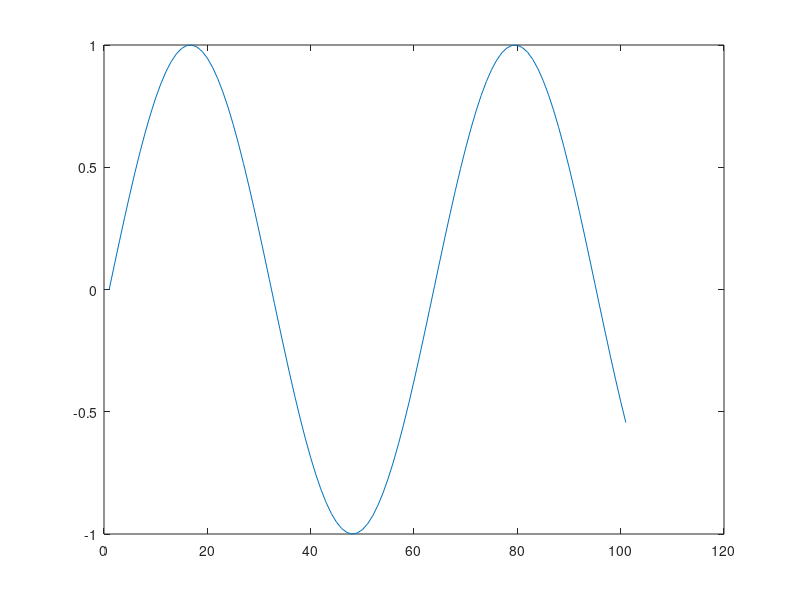
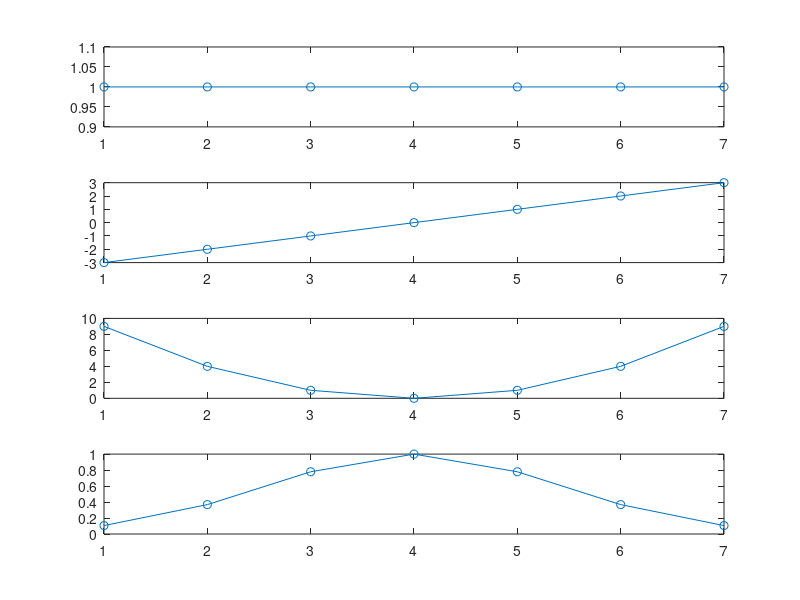
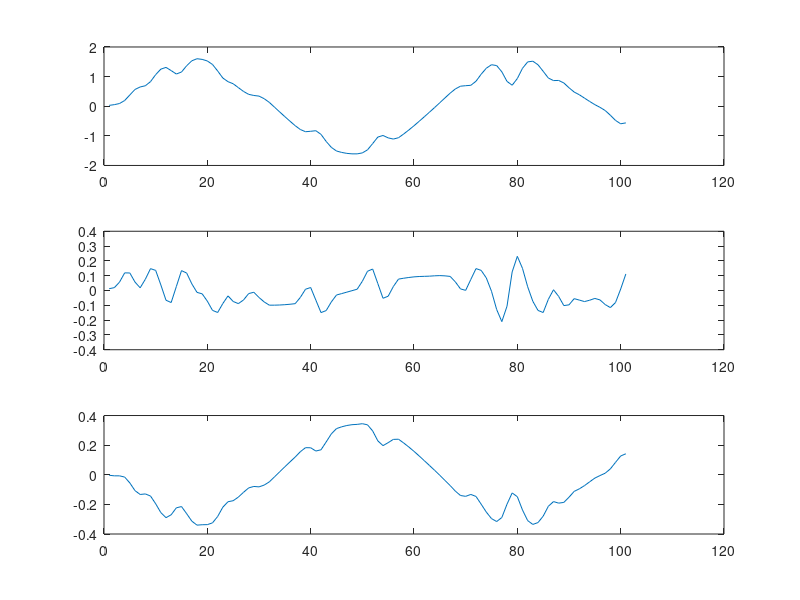
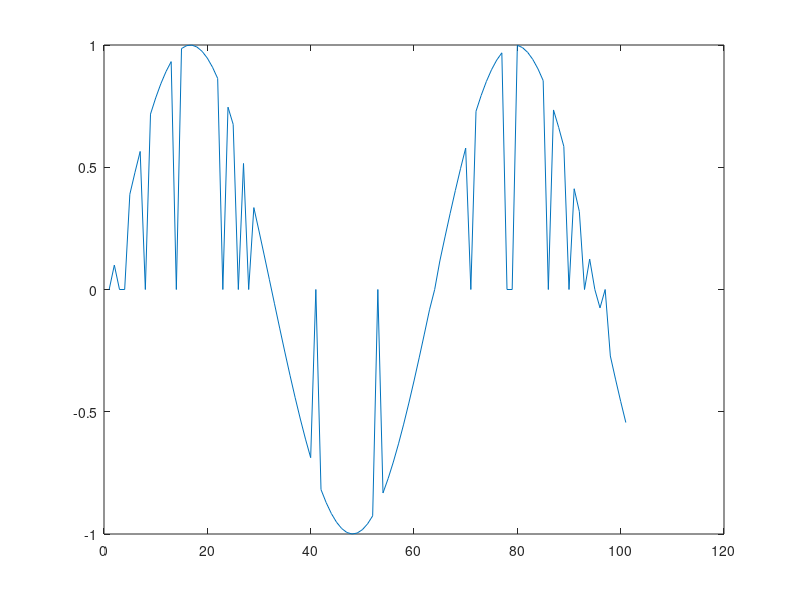

These charts were generated, in order, by the following MATLAB code:
%% Signal for part 1

k = 0:1:100;
s = sin(k/10);
figure(1);plot(s);
%% Signal for part 4

cert = double(rand(1,101)>0.2);
scert = s.*cert;
figure(6);plot(scert);
s = scert

%%
figure(6);plot(s);
x=(-3:3)';
b0=ones(7,1);
b1=x;
b2=x.^2;
figure(2);
subplot(4,1,1);plot(b0,'-o');
subplot(4,1,2);plot(b1,'-o');
subplot(4,1,3);plot(b2,'-o');

a = exp(-x.^2/4);
figure(2);
subplot(4,1,4);plot(a,'-o');

f0 = b0.*a; f0 = f0(end:-1:1);
f1 = b1.*a; f1 = f1(end:-1:1);
f2 = b2.*a; f2 = f2(end:-1:1);
figure(3);
subplot(3,1,1);plot(f0,'-o');
subplot(3,1,2);plot(f1,'-o');
subplot(3,1,3);plot(f2,'-o');

h0 = conv(s,f0,'same');
h1 = conv(s,f1,'same');
h2 = conv(s,f2,'same');

G0 = diag(a)
B = [b0 b1 b2];
G = B'*G0*B
a'
cert(1:7)'
a_cert = a' * cert(1:7)'
G0_cert = diag(a_cert)
B_cert = [b0 b1];
G_cert = B_cert'*G0_cert*B_cert
%G11 = conv(b1);
%G12 = conv();
%G22 = conv();

%%
c = inv(G)*[h0;h1;h2];
figure(8);
subplot(3,1,1);plot(c(1,:))
subplot(3,1,2);plot(c(2,:))
subplot(3,1,3);plot(c(3,:))

figure(7);
localsig=s(60-3:60+3);
reconsig=(B*c(:,60))';
diffsig=localsig-reconsig;
subplot(3,1,1);plot(localsig);
subplot(3,1,2);plot(reconsig);
subplot(3,1,3);plot(diffsig);


%% For preperation ex nr 3. (DONT RUN AGAIN) 
f = inv(G)*[f0'; f1'; f1']
h0_t = conv(s,f(1,:),'same');
h1_t = conv(s,f(2,:),'same');
h2_t = conv(s,f(3,:),'same');
figure(3)
subplot(3,1,1);plot(h0_t)
subplot(3,1,2);plot(h1_t)
subplot(3,1,3);plot(h2_t)
%% 

